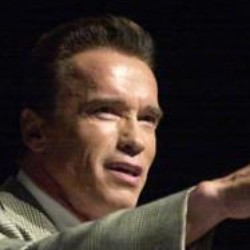
#> input picture custom_dataset/img_dataset/Arnold_Schwarzenegger/Arnold_Schwarzenegger_0001.jpg, 250 x 250 px; its folder holds 4 pictures in this run
$ jupyter execute --allow-errors generate_own_dataset.ipynb   (shell and % lines are left out)   (older library calls are emulated)
#> lines starting #> are read from the running program, lines starting #| are printed output that depends on the picture
[cell 1]
import numpy as np
import os
from scipy.misc import imread, imresize
import matplotlib.pyplot as plt
cwd = os.getcwd()
print("Packages Loaded")
print("Current folder is [%s]" %(cwd))

## Configuration

[cell 2]
#Folder Locations
paths= ["img_dataset/Arnold_Schwarzenegger",
       "img_dataset/Junichiro_Koizumi",
       "img_dataset/Vladimir_Putin",
       "img_dataset/George_W_Bush"]
categories = ['Terminator', 'Koizumi', 'Putin', 'Bush']

#Configurations
imgsize = [64, 64]
use_gray = 0 #회색 이미지(1)를 만들 것인지, 컬러 이미지(0)를 만들것인지
data_name = "custom_data"
print("Your images shoud be at")
for i, path in enumerate(paths):
    print("[%d/%d] %s "%(i, len(paths), path))
#> further down, currimg is the input picture: shape (250, 250, 3); mean R, G, B 60.8, 48.5, 42.5
#> `final_small=imresize(final_img, [imgsize[0], imgsize[1]])/255.`:
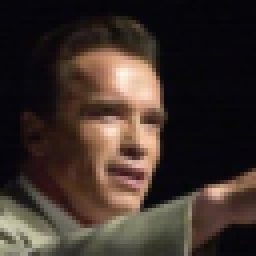
#> final_small: shape (64, 64, 3) float64 (shown 4 times larger); mean R, G, B 0.238, 0.19, 0.167
print("Data will be saved to \n [%s]" % (cwd + '/data/'+data_name+'.npz'))

## RGB to Gray

[cell 3]
def rgb2gray(rgb):
    if len(rgb.shape) is 3:
        return np.dot(rgb[...,:3], [0.299, 0.587, 0.114])
    else:
        return rgb

## Load Images

[cell 4]
nclass = len(paths)
valid_exts= [".jpg", ".gif", ".png", ".tga", ".jpeg"] #유효한 확장자
imgcnt =0
#> (the rest of this cell did not finish here and is left out)

## Devide into traning and test

[cell 5]
def print_shape(string, x):
#> called with string = 'totalimg', x = array of shape (4, 12288)
    print("Shape of [%s] is [%s]" % (string, x.shape,))
#| Shape of [totalimg] is [(4, 12288)]

randidx = np.random.randint(imgcnt, size=imgcnt)
trainidx = randidx[0:int(4*imgcnt/5)]
testidx =randidx[int(4*imgcnt/5):imgcnt]
trainimg = totalimg[trainidx, :]
trainlabel = totallabel[trainidx, :]
testimg = totalimg[testidx, :]
testlabel = totallabel[testidx, :]

print_shape("totalimg", totalimg)
print_shape("totallabel", totallabel)
print_shape("trainimg", trainimg)
#| Shape of [trainimg] is [(3, 12288)]
print_shape("trainlabel", trainlabel)
#| Shape of [trainlabel] is [(3, 4)]
#| Shape of [testimg] is [(1, 12288)]
#| Shape of [testlabel] is [(1, 4)]
print_shape("testimg", testimg)
print_shape("testlabel", testlabel)

## Save to npz

[cell 6]
savepath=cwd +"/data/"+data_name+".npz"
np.savez(savepath, trainimg=trainimg, trainlabel=trainlabel, testimg=testimg, testlabel=testlabel, imgsize=imgsize, use_gray=use_gray, categories=categories)
print("Saved to [%s]" % (savepath))

## Load NPZ

[cell 7]
# Load
cwd = os.getcwd()
loadpath = cwd + "/data/"+data_name+".npz"
l =np.load(loadpath)
print(l.files)

#Parse data
trainimg_loaded = l['trainimg']
trainlabel_loaded = l['trainlabel']
testimg_loaded = l['testimg']
testlabel_loaded = l['testlabel']
categories_loaded = l['categories']

print("[%d] Training Images" % (trainimg_loaded.shape[0]))
print("[%d] Test Images" % (testimg_loaded.shape[0]))
print("Loaded From [%s]" % (loadpath))

## Plot loaded data

[cell 8]
ntrain_loaded = trainimg_loaded.shape[0]
batch_size=5
randidx=np.random.randint(ntrain_loaded, size=batch_size)

for i in randidx:
    currlabel_onehot = trainlabel_loaded[i, :]
    currlabel = np.argmax(currlabel_onehot)
    if use_gray:
        currimg = np.reshape(trainimg_loaded[i, :], (imgsize[0], -1))
        plt.matshow(currimg, cmap=plt.get_cmap('gray'))
        plt.colorbar()
    else:
        currimg=np.reshape(trainimg_loaded[i, :], (imgsize[0], imgsize[1], 3))
        plt.imshow(currimg)
    title_string= ("[%d] Class-%d (%s)" %(i, currlabel, categories_loaded[currlabel]))
    plt.title(title_string)
    plt.show()
#> this loop made 5 passes
#> pass 1, `plt.show()`:
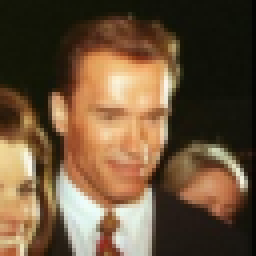
#> shown: shape (64, 64, 3) float64 (shown 4 times larger); mean R, G, B 0.419, 0.326, 0.229
